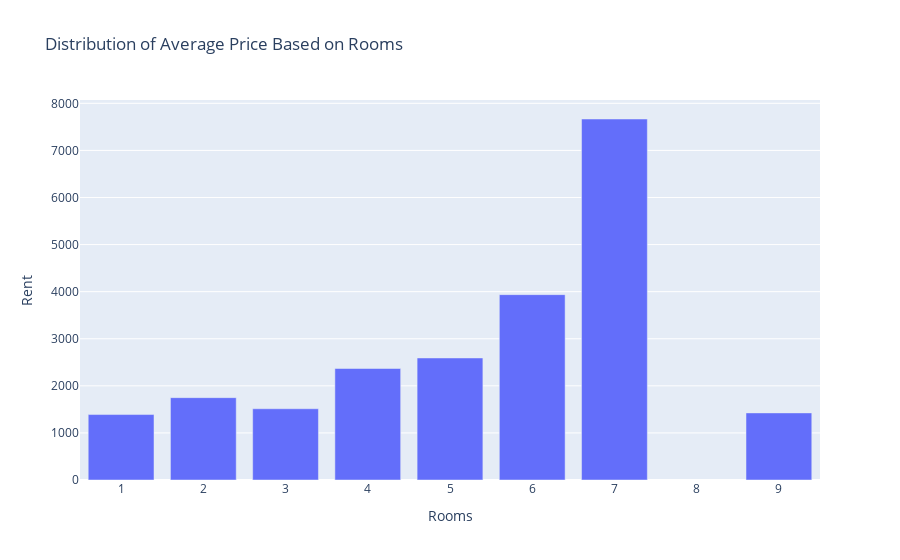

Notebook code for this chart:
### Code cell
AverageRooms = df_new.groupby('rooms')['monthly_rent(RM)'].mean().sort_values(ascending=False).reset_index()
fig = px.bar(
    AverageRooms.round(), 
    y='monthly_rent(RM)',  
    x='rooms', 
    # width= 900,
    # height= 900,
    title='Distribution of Average Price Based on Rooms', 
    labels={'monthly_rent(RM)': 'Rent', 'rooms': 'Rooms'}
)

fig.show()

### Figure 1 — Plotly figure (JSON) as saved in the notebook; plotly's stock layout.template omitted (floating-point values rounded to 4 significant figures)
{"data": [{"alignmentgroup": "True", "hovertemplate": "Rooms=%{x}<br>Rent=%{y}<extra></extra>", "legendgroup": "", "marker": {"color": "#636efa", "pattern": {"shape": ""}}, "name": "", "offsetgroup": "", "orientation": "v", "showlegend": false, "textposition": "auto", "type": "bar", "x": [7, 6, 5, 4, 2, 3, 9, 1], "xaxis": "x", "y": [7667, 3937, 2592, 2368, 1749, 1513, 1425, 1390], "yaxis": "y"}], "layout": {"autosize": true, "barmode": "relative", "legend": {"tracegroupgap": 0}, "title": {"text": "Distribution of Average Price Based on Rooms"}, "xaxis": {"anchor": "y", "autorange": true, "domain": [0, 1], "range": [0.5, 9.5], "title": {"text": "Rooms"}, "type": "linear"}, "yaxis": {"anchor": "x", "autorange": true, "domain": [0, 1], "range": [0, 8071.0], "title": {"text": "Rent"}, "type": "linear"}}}
